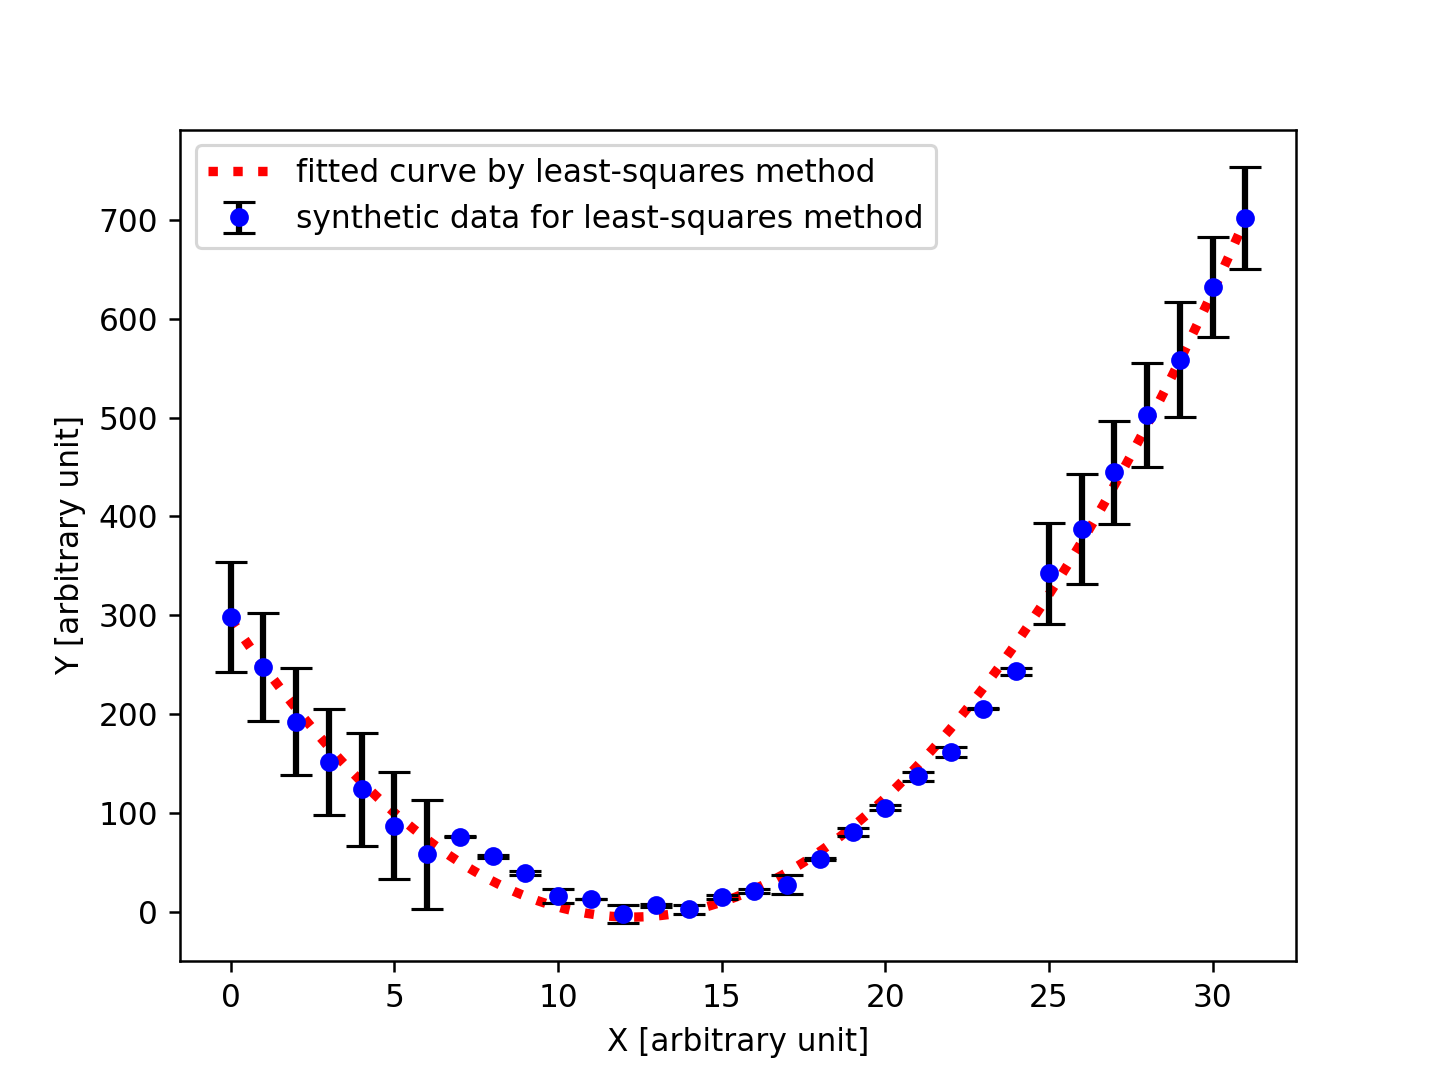

The script that saved this image:
#!/usr/pkg/bin/python3.9

#
# Time-stamp: <2023/03/09 13:50:08 (CST) daisuke>
#

# importing sys module
import sys

# importing numpy module
import numpy

# importing scipy module
import scipy.optimize
import scipy.stats

# importing matplotlib module
import matplotlib.figure
import matplotlib.backends.backend_agg

# input file name
file_input = 'advobs202302_s04_08_10.data'

# output file name
file_output = 'advobs202302_s04_08_12.eps'

# making empty numpy arrays
data_x   = numpy.array ([])
data_y   = numpy.array ([])
data_err = numpy.array ([])

# opening file for reading
with open (file_input, 'r') as fh:
    # reading file line-by-line
    for line in fh:
        # splitting line into "x", "y", and "err"
        (x_str, y_str, err_str) = line.split ()
        # converting string into float
        try:
            x = float (x_str)
        except:
            print (f'cannot convert "{x_str}" into float.')
            print (f'something is wrong.')
            print (f'exiting...')
            sys.exit (1)
        try:
            y = float (y_str)
        except:
            print (f'cannot convert "{y_str}" into float.')
            print (f'something is wrong.')
            print (f'exiting...')
            sys.exit (1)
        try:
            err = float (err_str)
        except:
            print (f'cannot convert "{err_str}" into float.')
            print (f'something is wrong.')
            print (f'exiting...')
            sys.exit (1)
        # appending data into numpy arrays
        data_x   = numpy.append (data_x, x)
        data_y   = numpy.append (data_y, y)
        data_err = numpy.append (data_err, err)

# printing data
for i in range (len (data_x)):
    print (f'(x_{i:02d}, y_{i:02d}, err_{i:02d})', \
           f'= ({data_x[i]:8.3f}, {data_y[i]:8.3f}, {data_err[i]:8.3f})')

# a function for curve
def curve (x, a, b, c):
    # line
    y = a * (x - b)**2 + c
    # returning y
    return y

# initial guess of coefficients
param0 = [1.0, 1.0, 1.0]

# fitting
popt, pcov = scipy.optimize.curve_fit (curve, data_x, data_y, p0=param0)

# result of fitting
print (f'popt:\n{popt}')
print (f'pcov:\n{pcov}')

# fitted a and b
a_fitted, b_fitted, c_fitted = popt

# degree of freedom
dof = len (data_x) - len (popt)
print (f'dof = {dof}')

# reduced chi-squared
residual     = data_y - curve (data_x, a_fitted, b_fitted, c_fitted)
reduced_chi2 = (residual**2).sum () / dof
print (f'reduced chi-squared = {reduced_chi2}')

# fitted a and b
a_err, b_err, c_err = numpy.sqrt ( numpy.diagonal (pcov) )
print (f'a = {a_fitted:8.3f} +/- {a_err:8.3f} ({a_err/a_fitted*100.0:8.3f}%)')
print (f'b = {b_fitted:8.3f} +/- {b_err:8.3f} ({b_err/b_fitted*100.0:8.3f}%)')
print (f'c = {c_fitted:8.3f} +/- {c_err:8.3f} ({c_err/c_fitted*100.0:8.3f}%)')

# range of data
x_min = scipy.stats.tmin (data_x)
x_max = scipy.stats.tmax (data_x)

# fitted curve
fitted_x = numpy.linspace (x_min, x_max, 1000)
fitted_y = curve (fitted_x, a_fitted, b_fitted, c_fitted)

#
# making plot using Matplotlib
#
    
# making objects "fig" and "ax"
fig    = matplotlib.figure.Figure ()
canvas = matplotlib.backends.backend_agg.FigureCanvasAgg (fig)
ax     = fig.add_subplot (111)

# axes
ax.set_xlabel ('X [arbitrary unit]')
ax.set_ylabel ('Y [arbitrary unit]')

# plotting data
ax.errorbar (data_x, data_y, yerr=data_err, \
             linestyle='None', marker='o', markersize=5.0, color='blue', \
             elinewidth=2.0, ecolor='black', capsize=5.0, \
             label='synthetic data for least-squares method', \
             zorder=0.2)
ax.plot (fitted_x, fitted_y, linestyle=':', linewidth=3.0, color='red', \
         label='fitted curve by least-squares method', zorder=0.1)

# legend
ax.legend ()

# saving file
fig.savefig (file_output, dpi=225)
